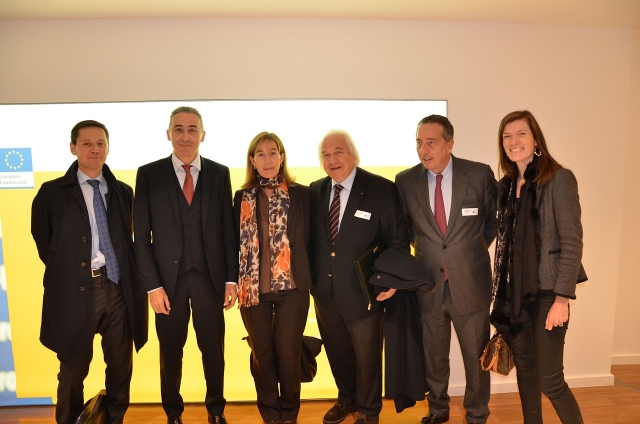
#> input picture 얼굴인식/people-g3a6ec9fbf_1280.jpg, 1280 x 848 px (shown at 1/2 size)
$ jupyter execute --allow-errors '얼굴_인식_Haar_Cascades_실습.ipynb'   (shell and % lines are left out)
#> lines starting #> are read from the running program, lines starting #| are printed output that depends on the picture; after the words box and inside, x2 and y2 are one past the last pixel; in counts of white or black regions, pixels touching at a corner belong together
[cell 1]
#(VSCODE 버전)실습 코드 1/3
import matplotlib.pyplot as plt         # Matplotlib 라이브러리를 가져옴
from matplotlib.pyplot import imshow    # imshow 함수를 가져옴
import matplotlib.patches as patches    # 도형을 그리기 위한 patches 모듈을 가져옴
import numpy as np                      # 수학 연산을 위한 numpy 라이브러리를 가져옴
from PIL import ImageDraw               # PIL 라이브러리에서 ImageDraw 모듈을 가져옴
import PIL.Image                        # PIL에서 Image 모듈을 가져옴
from io import BytesIO                  # 바이트 스트림 처리를 위한 io 모듈의 BytesIO 클래스를 가져옴
import cv2                              # OpenCV 라이브러리를 가져옴
import operator                         # 연산자 라이브러리(operator)를 가져옴

# from google.colab import files
# from google.colab.patches import cv2_imshow

%matplotlib inline: 이 명령은 Jupyter Notebook 환경에서 Matplotlib 그림을 인라인으로 표시하도록 설정합니다. 코드 셀에서 그림을 생성하면 해당 그림이 코드 아래에 바로 표시됩니다.

[cell 2]
#(VSCODE 버전) 2/3

# 이미지 업로드
uploaded_image_path = 'people-g3a6ec9fbf_1280.jpg'  # 이미지 파일 경로

# 이미지 표시
#> (the rest of this cell did not finish here and is left out)

[cell 3]
#(VSCODE 버전) 3/3

# 얼굴 감지기 초기화
face_cascade = cv2.CascadeClassifier(cv2.data.haarcascades + 'haarcascade_frontalface_default.xml')

# 이미지 업로드
uploaded_image_path = 'people-g3a6ec9fbf_1280.jpg'  # 이미지 파일 경로
img = cv2.imread(uploaded_image_path)
#> img is the input picture: shape (848, 1280, 3); mean B, G, R 95.3, 123, 149.3
gray = cv2.cvtColor(img, cv2.COLOR_BGR2GRAY)
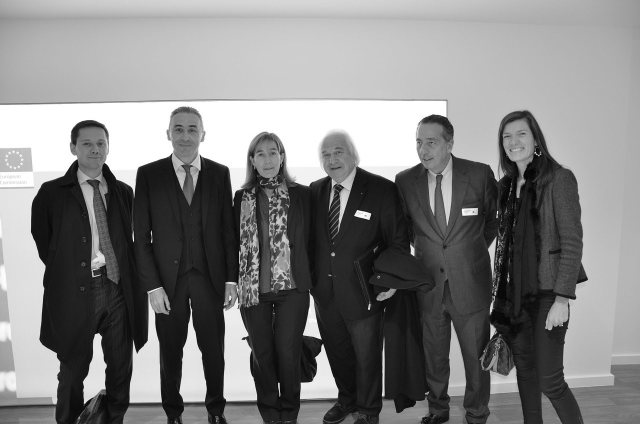
#> gray: shape (848, 1280) (shown at 1/2 size); min 1, max 255, mean 127.7

# 얼굴 감지
faces = face_cascade.detectMultiScale(gray, scaleFactor=1.3, minNeighbors=4)
#> faces = [[997, 244, 70, 70], [155, 263, 67, 67], [637, 286, 62, 62], [333, 232, 76, 76], [500, 285, 69, 69]]

# 이미지에 얼굴 주위에 사각형 그리기
for (x, y, w, h) in faces:
    cv2.rectangle(img, (x, y), (x + w, y + h), (0, 0, 255), 3)
#> this loop made 5 passes
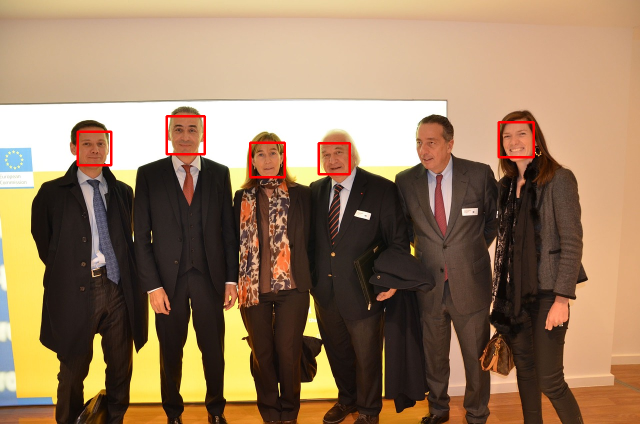
#> img: shape (848, 1280, 3) (shown at 1/2 size); 0.63% of pixels changed, all inside (x1, y1, x2, y2) = (153, 230, 1070, 357)

# 결과 이미지를 PIL 이미지로 변환
#> (the rest of this cell did not finish here and is left out)

[cell 4]
#(코랩 버전)실습 코드 1/3
import matplotlib.pyplot as plt
from matplotlib.pyplot import imshow
import matplotlib.patches as patches
import numpy as np
from PIL import ImageDraw
import PIL.Image
from io import BytesIO
import cv2
import operator
from google.colab import files
from google.colab.patches import cv2_imshow

[cell 5]
#(코랩 버전)실습 코드 2/3
uploaded = files.upload()
#> the answer given: people-g3a6ec9fbf_1280.jpg
